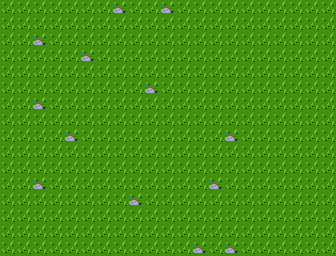

A 2D game scene composited from a Tiled map and its tileset images. What follows is a short description and the map's XML, with every tile layer's data as written:
An orthogonal 21x16 tile map with 16x16 px tiles, 1 tile layer (Ground), 2 tilesets and 13 objects.

<map version="1.10" tiledversion="1.11.2" orientation="orthogonal" renderorder="right-down" width="21" height="16" tilewidth="16" tileheight="16" infinite="0" nextlayerid="4" nextobjectid="152">
 <tileset firstgid="1" name="grass-tile" tilewidth="16" tileheight="16" tilecount="1" columns="1">
  <image source="../tiles/grass-tile.png" width="16" height="16" />
 </tileset>
 <tileset firstgid="2" name="stone-tile" tilewidth="16" tileheight="16" tilecount="1" columns="1">
  <image source="../tiles/stone-tile.png" width="16" height="16" />
 </tileset>
 <layer id="1" name="Ground" width="21" height="16">
  <data encoding="csv">
1,1,1,1,1,1,1,2,1,1,2,1,1,1,1,1,1,1,1,1,1,
1,1,1,1,1,1,1,1,1,1,1,1,1,1,1,1,1,1,1,1,1,
1,1,2,1,1,1,1,1,1,1,1,1,1,1,1,1,1,1,1,1,1,
1,1,1,1,1,2,1,1,1,1,1,1,1,1,1,1,1,1,1,1,1,
1,1,1,1,1,1,1,1,1,1,1,1,1,1,1,1,1,1,1,1,1,
1,1,1,1,1,1,1,1,1,2,1,1,1,1,1,1,1,1,1,1,1,
1,1,2,1,1,1,1,1,1,1,1,1,1,1,1,1,1,1,1,1,1,
1,1,1,1,1,1,1,1,1,1,1,1,1,1,1,1,1,1,1,1,1,
1,1,1,1,2,1,1,1,1,1,1,1,1,1,2,1,1,1,1,1,1,
1,1,1,1,1,1,1,1,1,1,1,1,1,1,1,1,1,1,1,1,1,
1,1,1,1,1,1,1,1,1,1,1,1,1,1,1,1,1,1,1,1,1,
1,1,2,1,1,1,1,1,1,1,1,1,1,2,1,1,1,1,1,1,1,
1,1,1,1,1,1,1,1,2,1,1,1,1,1,1,1,1,1,1,1,1,
1,1,1,1,1,1,1,1,1,1,1,1,1,1,1,1,1,1,1,1,1,
1,1,1,1,1,1,1,1,1,1,1,1,1,1,1,1,1,1,1,1,1,
1,1,1,1,1,1,1,1,1,1,1,1,2,1,2,1,1,1,1,1,1
</data>
 </layer>
 <objectgroup id="2" name="collision" visible="0" locked="1">
  <object id="1" x="112" y="6" width="12" height="4" />
  <object id="2" x="160" y="6" width="12" height="4" />
  <object id="3" x="32" y="38" width="12" height="4" />
  <object id="4" x="80" y="54" width="12" height="4" />
  <object id="5" x="144" y="86" width="12" height="4" />
  <object id="6" x="224" y="134" width="12" height="4" />
  <object id="7" x="32" y="102" width="12" height="4" />
  <object id="8" x="64" y="134" width="12" height="4" />
  <object id="9" x="32" y="182" width="12" height="4" />
  <object id="10" x="208" y="182" width="12" height="4" />
  <object id="11" x="128" y="198" width="12" height="4" />
  <object id="12" x="192" y="246" width="12" height="4" />
  <object id="13" x="224" y="246" width="12" height="4" />
 </objectgroup>
</map>